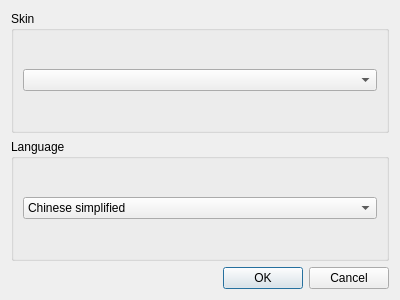
<?xml version="1.0" encoding="UTF-8"?>
<ui version="4.0">
 <class>DialogSkin</class>
 <widget class="QDialog" name="DialogSkin">
  <property name="geometry">
   <rect>
    <x>0</x>
    <y>0</y>
    <width>400</width>
    <height>300</height>
   </rect>
  </property>
  <property name="windowTitle">
   <string>Preference</string>
  </property>
  <property name="windowIcon">
   <iconset resource="../res/res.qrc">
    <normaloff>:/img/icon_128.ico</normaloff>:/img/icon_128.ico</iconset>
  </property>
  <layout class="QGridLayout" name="gridLayout">
   <item row="0" column="0">
    <widget class="QGroupBox" name="groupBox">
     <property name="title">
      <string>Skin</string>
     </property>
     <layout class="QVBoxLayout" name="verticalLayout">
      <item>
       <widget class="QComboBox" name="comboBox"/>
      </item>
     </layout>
    </widget>
   </item>
   <item row="1" column="0">
    <widget class="QGroupBox" name="groupBox_Lang">
     <property name="title">
      <string>Language</string>
     </property>
     <layout class="QVBoxLayout" name="verticalLayout_2">
      <item>
       <widget class="QComboBox" name="comboBox_Lang">
        <item>
         <property name="text">
          <string>Chinese simplified</string>
         </property>
        </item>
        <item>
         <property name="text">
          <string>English</string>
         </property>
        </item>
       </widget>
      </item>
     </layout>
    </widget>
   </item>
   <item row="2" column="0">
    <widget class="QDialogButtonBox" name="buttonBox">
     <property name="orientation">
      <enum>Qt::Horizontal</enum>
     </property>
     <property name="standardButtons">
      <set>QDialogButtonBox::Cancel|QDialogButtonBox::Ok</set>
     </property>
    </widget>
   </item>
  </layout>
 </widget>
 <resources>
  <include location="../res/res.qrc"/>
 </resources>
 <connections>
  <connection>
   <sender>buttonBox</sender>
   <signal>accepted()</signal>
   <receiver>DialogSkin</receiver>
   <slot>accept()</slot>
   <hints>
    <hint type="sourcelabel">
     <x>248</x>
     <y>254</y>
    </hint>
    <hint type="destinationlabel">
     <x>157</x>
     <y>274</y>
    </hint>
   </hints>
  </connection>
  <connection>
   <sender>buttonBox</sender>
   <signal>rejected()</signal>
   <receiver>DialogSkin</receiver>
   <slot>reject()</slot>
   <hints>
    <hint type="sourcelabel">
     <x>316</x>
     <y>260</y>
    </hint>
    <hint type="destinationlabel">
     <x>286</x>
     <y>274</y>
    </hint>
   </hints>
  </connection>
 </connections>
</ui>
